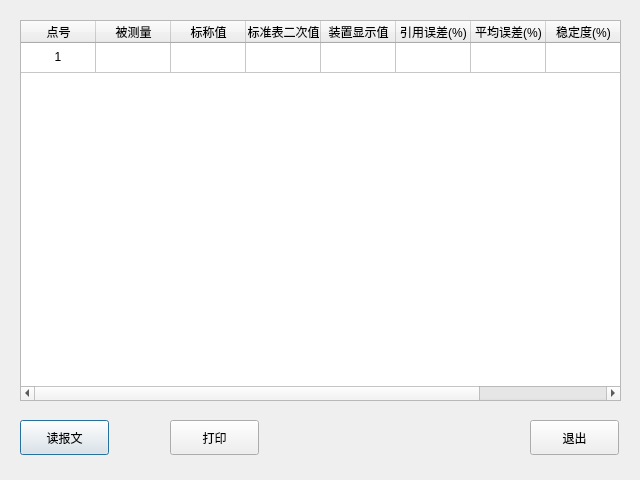
<?xml version="1.0" encoding="UTF-8"?>
<ui version="4.0">
 <class>rtu_fieldcheck</class>
 <widget class="QDialog" name="rtu_fieldcheck">
  <property name="geometry">
   <rect>
    <x>0</x>
    <y>0</y>
    <width>640</width>
    <height>480</height>
   </rect>
  </property>
  <property name="windowTitle">
   <string>Dialog</string>
  </property>
  <widget class="QTableWidget" name="tableWidget">
   <property name="geometry">
    <rect>
     <x>20</x>
     <y>20</y>
     <width>601</width>
     <height>381</height>
    </rect>
   </property>
   <property name="font">
    <font>
     <pointsize>9</pointsize>
    </font>
   </property>
   <property name="selectionMode">
    <enum>QAbstractItemView::SingleSelection</enum>
   </property>
   <attribute name="horizontalHeaderDefaultSectionSize">
    <number>75</number>
   </attribute>
   <attribute name="verticalHeaderVisible">
    <bool>false</bool>
   </attribute>
   <attribute name="verticalHeaderHighlightSections">
    <bool>false</bool>
   </attribute>
   <row>
    <property name="text">
     <string>New Row</string>
    </property>
   </row>
   <column>
    <property name="text">
     <string>点号</string>
    </property>
    <property name="font">
     <font>
      <pointsize>9</pointsize>
     </font>
    </property>
   </column>
   <column>
    <property name="text">
     <string>被测量</string>
    </property>
    <property name="font">
     <font>
      <pointsize>9</pointsize>
     </font>
    </property>
   </column>
   <column>
    <property name="text">
     <string>标称值</string>
    </property>
    <property name="font">
     <font>
      <pointsize>9</pointsize>
     </font>
    </property>
   </column>
   <column>
    <property name="text">
     <string>标准表二次值</string>
    </property>
    <property name="font">
     <font>
      <pointsize>9</pointsize>
     </font>
    </property>
   </column>
   <column>
    <property name="text">
     <string>装置显示值</string>
    </property>
    <property name="font">
     <font>
      <pointsize>9</pointsize>
     </font>
    </property>
   </column>
   <column>
    <property name="text">
     <string>引用误差(%)</string>
    </property>
    <property name="font">
     <font>
      <pointsize>9</pointsize>
     </font>
    </property>
   </column>
   <column>
    <property name="text">
     <string>平均误差(%)</string>
    </property>
    <property name="font">
     <font>
      <pointsize>9</pointsize>
     </font>
    </property>
   </column>
   <column>
    <property name="text">
     <string>稳定度(%)</string>
    </property>
    <property name="font">
     <font>
      <pointsize>9</pointsize>
     </font>
    </property>
   </column>
   <column>
    <property name="text">
     <string>标准表一次值</string>
    </property>
    <property name="font">
     <font>
      <pointsize>9</pointsize>
     </font>
    </property>
   </column>
   <item row="0" column="0">
    <property name="text">
     <string>1</string>
    </property>
    <property name="font">
     <font>
      <pointsize>9</pointsize>
     </font>
    </property>
    <property name="textAlignment">
     <set>AlignCenter</set>
    </property>
    <property name="foreground">
     <brush brushstyle="SolidPattern">
      <color alpha="255">
       <red>0</red>
       <green>0</green>
       <blue>0</blue>
      </color>
     </brush>
    </property>
    <property name="flags">
     <set>NoItemFlags</set>
    </property>
   </item>
  </widget>
  <widget class="QPushButton" name="pb_read">
   <property name="geometry">
    <rect>
     <x>20</x>
     <y>420</y>
     <width>89</width>
     <height>35</height>
    </rect>
   </property>
   <property name="text">
    <string>读报文</string>
   </property>
  </widget>
  <widget class="QPushButton" name="pb_print">
   <property name="geometry">
    <rect>
     <x>170</x>
     <y>420</y>
     <width>89</width>
     <height>35</height>
    </rect>
   </property>
   <property name="text">
    <string>打印</string>
   </property>
  </widget>
  <widget class="QPushButton" name="pb_print_2">
   <property name="geometry">
    <rect>
     <x>530</x>
     <y>420</y>
     <width>89</width>
     <height>35</height>
    </rect>
   </property>
   <property name="text">
    <string>退出</string>
   </property>
  </widget>
 </widget>
 <resources/>
 <connections/>
</ui>
